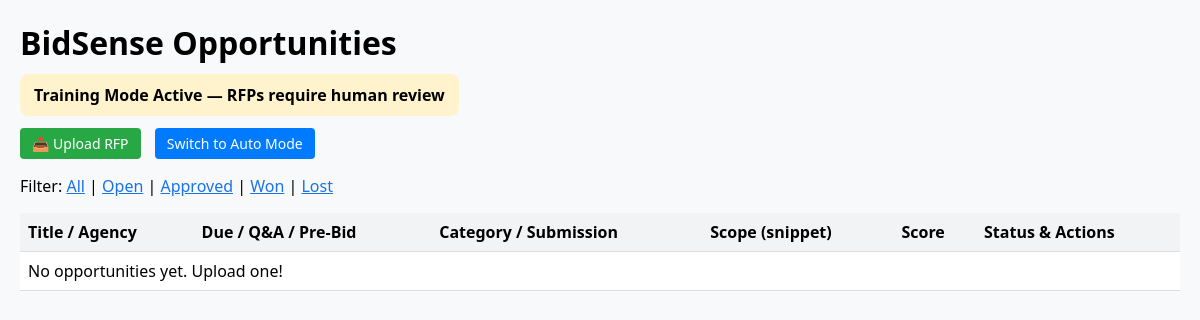
/?status=Lost, run on an earlier commit of the app's database.
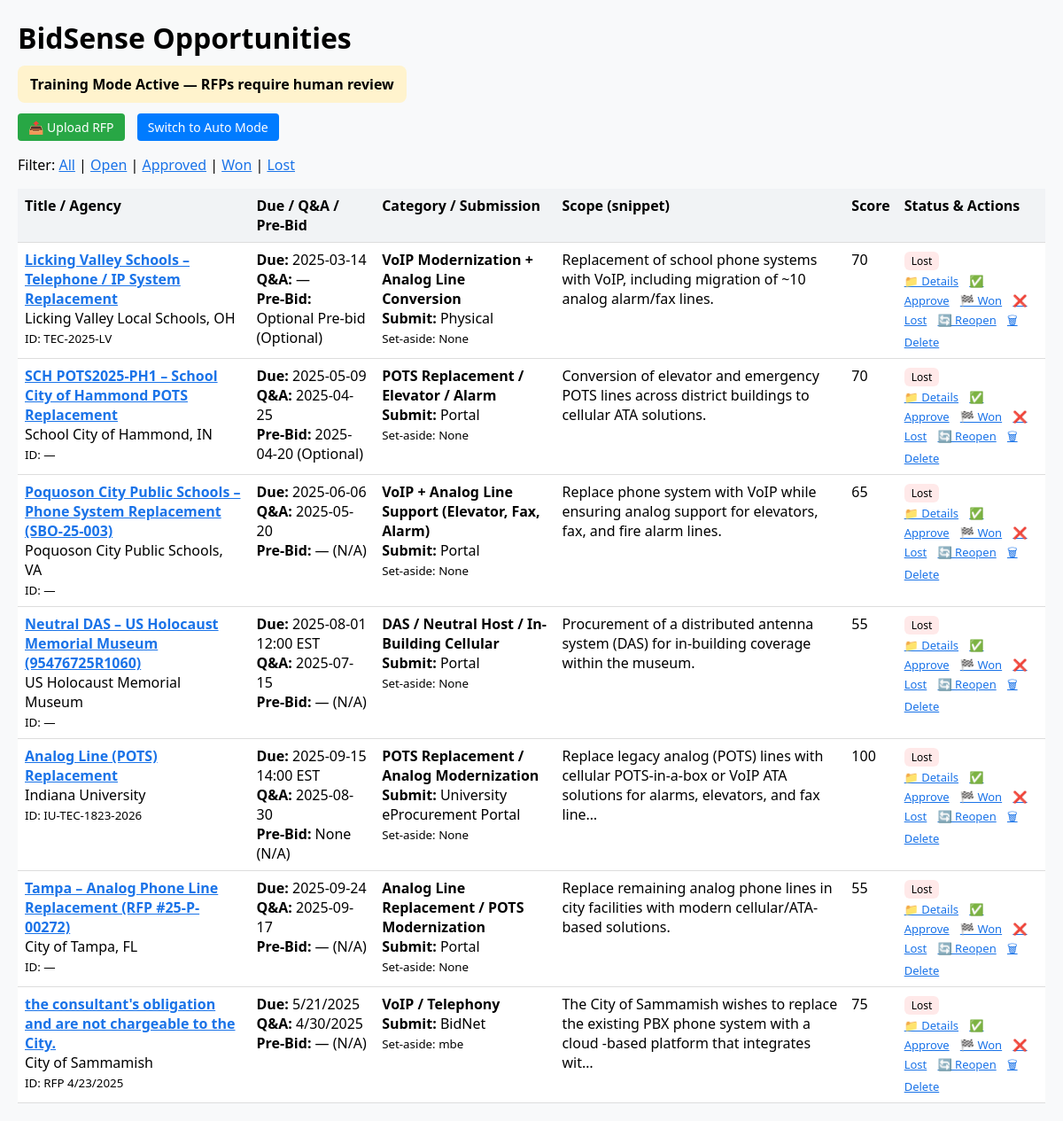
And on a later commit of the database.
### tables this page shows
CREATE TABLE opportunities (
            id INTEGER PRIMARY KEY AUTOINCREMENT,
            title TEXT,
            agency TEXT,
            source TEXT,
            solicitation_id TEXT,
            issue_date TEXT,
            due_date TEXT,
            category TEXT,
            url TEXT,
            budget REAL,
            budget_published REAL,
            my_costs REAL,
            capital_outlay REAL,
            summary TEXT,
            scope_of_work TEXT,
            requirements TEXT,
            poc TEXT,
            location TEXT,
            terms TEXT,
            critical_reqs TEXT,
            raw_text TEXT,
            ai_score INTEGER,
            human_score INTEGER,
            reasons TEXT,
            status TEXT,
            equipment_cost REAL,
            labor_cost REAL,
            admin_cost REAL,
            total_cost REAL,
            suggested_bid REAL,
            profit_margin REAL
        , contacts TEXT, submission_method TEXT, qna_deadline TEXT, prebid TEXT, prebid_required TEXT, set_aside TEXT, bonding TEXT, insurance TEXT, scope_summary TEXT, tech_requirements TEXT, external_id TEXT, system_type TEXT, coverage_goal TEXT, vendor TEXT, distributor TEXT, area_sqft REAL, rf_notes TEXT, extra_json TEXT);

CREATE TABLE scores (
            id INTEGER PRIMARY KEY AUTOINCREMENT,
            opp_id INTEGER,
            ai_score INTEGER,
            human_score INTEGER,
            reasons TEXT
        , score INTEGER);

### app.py (the view, shortened to what this page needs)
@app.route("/")
def index():
    status_filter = request.args.get("status")
    conn = get_db()
    cur = conn.cursor()
    if status_filter:
        cur.execute("""
            SELECT o.*, s.score
            FROM opportunities o
            LEFT JOIN scores s ON o.id = s.opp_id
            WHERE o.status = ?
            ORDER BY o.due_date ASC
        """, (status_filter,))
    opportunities = [dict(r) for r in cur.fetchall()]
    conn.close()
    return render_template("index.html",
                           opportunities=opportunities,
                           training_mode=session.get("training_mode", True))

### app.py (called while the page is built)
def get_db():
    conn = sqlite3.connect(DB_FILE)
    conn.row_factory = sqlite3.Row
    return conn

@app.before_request
def set_mode():
    if "training_mode" not in session:
        session["training_mode"] = True

### templates/index.html (shortened to what this page needs)
<!doctype html>
<html>
<head>
</head>
<body>
  <h1>BidSense Opportunities</h1>
  <div class="banner {{ 'training' if training_mode else 'auto' }}">
    {{ 'Training Mode Active — RFPs require human review' if training_mode else 'Auto Mode Active — RFPs are ingested automatically' }}
  </div>
  <br>
  <a href="{{ url_for('upload_rfp') }}" class="btn btn-upload">📤 Upload RFP</a>
  <a href="{{ url_for('toggle_mode') }}" class="btn btn-toggle">
    {{ 'Switch to Auto Mode' if training_mode else 'Switch to Training Mode' }}
  </a>
  <p>Filter:
    <a href="{{ url_for('index') }}">All</a> |
    <a href="{{ url_for('index', status='Open') }}">Open</a> |
    <a href="{{ url_for('index', status='Approved') }}">Approved</a> |
    <a href="{{ url_for('index', status='Won') }}">Won</a> |
    <a href="{{ url_for('index', status='Lost') }}">Lost</a>
  </p>
  <table>
    <thead>
      <tr>
        <th>Title / Agency</th>
        <th>Due / Q&A / Pre-Bid</th>
        <th>Category / Submission</th>
        <th>Scope (snippet)</th>
        <th>Score</th>
        <th>Status & Actions</th>
      </tr>
    </thead>
    <tbody>
      {% for o in opportunities %}
      <tr id="row-{{ o['id'] }}">
        <td>
          <strong><a href="{{ url_for('opportunity_detail', opp_id=o['id']) }}">{{ o['title'] or '—' }}</a></strong><br>
          {{ o['agency'] or '—' }}<br>
          <small>ID: {{ o['external_id'] or '—' }}</small>
        </td>
        <td>
          <div><strong>Due:</strong> {{ o['due_date'] or '—' }}</div>
          <div><strong>Q&A:</strong> {{ o['qna_deadline'] or '—' }}</div>
          <div><strong>Pre-Bid:</strong> {{ o['prebid'] or '—' }} {% if o['prebid_required'] %} ({{ o['prebid_required'] }}){% endif %}</div>
        </td>
        <td>
          <div><strong>{{ o['category'] or '—' }}</strong></div>
          <div><strong>Submit:</strong> {{ o['submission_method'] or '—' }}</div>
          <div><small>Set-aside: {{ o['set_aside'] or '—' }}</small></div>
        </td>
        <td>
          {% set scope = (o['scope_summary'] or '') %}
          {{ scope[:120] }}{% if scope|length > 120 %}…{% endif %}
        </td>
        <td>{{ o['score'] if o['score'] is not none else '—' }}</td>
        <td class="actions">
          {% set st = (o['status'] or 'Open') %}
          <span class="badge {{ 'approved' if st=='Approved' else ('open' if st=='Open' else ('won' if st=='Won' else 'lost')) }}">{{ st }}</span><br>
          <a href="{{ url_for('opportunity_detail', opp_id=o['id']) }}">📁 Details</a>
          <a href="{{ url_for('update_status', opp_id=o['id'], status='Approved') }}">✅ Approve</a>
          <a href="{{ url_for('update_status', opp_id=o['id'], status='Won') }}">🏁 Won</a>
          <a href="{{ url_for('update_status', opp_id=o['id'], status='Lost') }}">❌ Lost</a>
          <a href="{{ url_for('update_status', opp_id=o['id'], status='Open') }}">🔄 Reopen</a>
          <a href="{{ url_for('delete_opportunity', opp_id=o['id']) }}" onclick="return confirm('Delete this record?')">🗑 Delete</a>
        </td>
      </tr>
      {% else %}
      <tr><td colspan="6">No opportunities yet. Upload one!</td></tr>
      {% endfor %}
    </tbody>
  </table>
</body>
</html>

What changed in the data, as far as the page shows it:
now on this page (row edited): opportunities: title "Licking Valley Schools – Telephone / IP System Replacement", agency "Licking Valley Local Schools, OH", external "TEC-2025-LV", due_date "2025-03-14", o "—", prebid "Optional Pre-bid", prebid_required "Optional", category "VoIP Modernization + Analog Line Conversion", submission_method "Physical", set_aside "None", scope_summary "Replacement of school phone systems with VoIP, including migration of ~10 analog alarm/fax lines.", score "70", status "Lost"
now on this page (row edited): opportunities: title "SCH POTS2025-PH1 – School City of Hammond POTS Replacement", agency "School City of Hammond, IN", o "—", due_date "2025-05-09", qna_deadline "2025-04-25", prebid "2025-04-20", prebid_required "Optional", category "POTS Replacement / Elevator / Alarm", submission_method "Portal", set_aside "None", scope_summary "Conversion of elevator and emergency POTS lines across district buildings to cellular ATA solutions.", score "70", status "Lost"
now on this page (row edited): opportunities: title "Poquoson City Public Schools – Phone System Replacement (SBO-25-003)", agency "Poquoson City Public Schools, VA", o "—", due_date "2025-06-06", qna_deadline "2025-05-20", prebid "—", prebid_required "N/A", category "VoIP + Analog Line Support (Elevator, Fax, Alarm)", submission_method "Portal", set_aside "None", scope_summary "Replace phone system with VoIP while ensuring analog support for elevators, fax, and fire alarm lines.", score "65", status "Lost"
now on this page (row edited): opportunities: title "Neutral DAS – US Holocaust Memorial Museum (95476725R1060)", agency "US Holocaust Memorial Museum", o "—", due_date "2025-08-01 12:00 EST", qna_deadline "2025-07-15", prebid "—", prebid_required "N/A", category "DAS / Neutral Host / In-Building Cellular", submission_method "Portal", set_aside "None", scope_summary "Procurement of a distributed antenna system (DAS) for in-building coverage within the museum.", score "55", status "Lost"
now on this page (row edited): opportunities: title "Analog Line (POTS) Replacement", agency "Indiana University", external "IU-TEC-1823-2026", due_date "2025-09-15 14:00 EST", qna_deadline "2025-08-30", prebid "None", prebid_required "N/A", category "POTS Replacement / Analog Modernization", submission_method "University eProcurement Portal", set_aside "None", scope_summary "Replace legacy analog (POTS) lines with cellular POTS-in-a-box or VoIP ATA solutions for alarms, elevators, and fax line", score "100", status "Lost"
now on this page (row edited): opportunities: title "Tampa – Analog Phone Line Replacement (RFP #25-P-00272)", agency "City of Tampa, FL", o "—", due_date "2025-09-24", qna_deadline "2025-09-17", prebid "—", prebid_required "N/A", category "Analog Line Replacement / POTS Modernization", submission_method "Portal", set_aside "None", scope_summary "Replace remaining analog phone lines in city facilities with modern cellular/ATA-based solutions.", score "55", status "Lost"
now on this page (row edited): opportunities: title "the consultant's obligation and are not chargeable to the City.", agency "City of Sammamish", external "RFP 4/23/2025", due_date "5/21/2025", qna_deadline "4/30/2025", prebid "—", prebid_required "N/A", category "VoIP / Telephony", submission_method "BidNet", set_aside "mbe", scope_summary "The City of Sammamish wishes to replace the existing PBX phone system with a cloud -based platform that integrates wit", score "75", status "Lost"
Also different on the page:
text no longer shown: "No opportunities yet. Upload one!"
